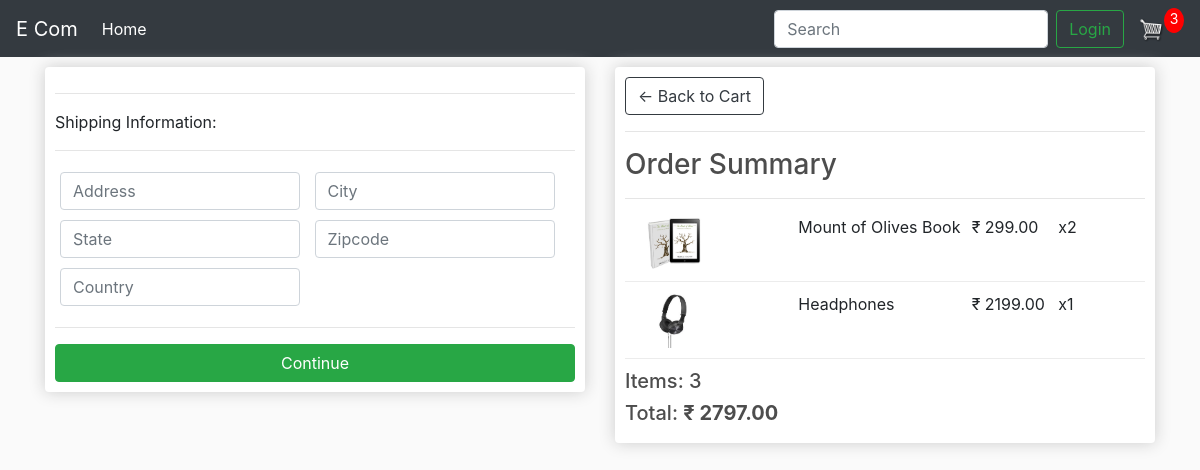
/checkout/ (signed in), run on an earlier commit of the app's database.
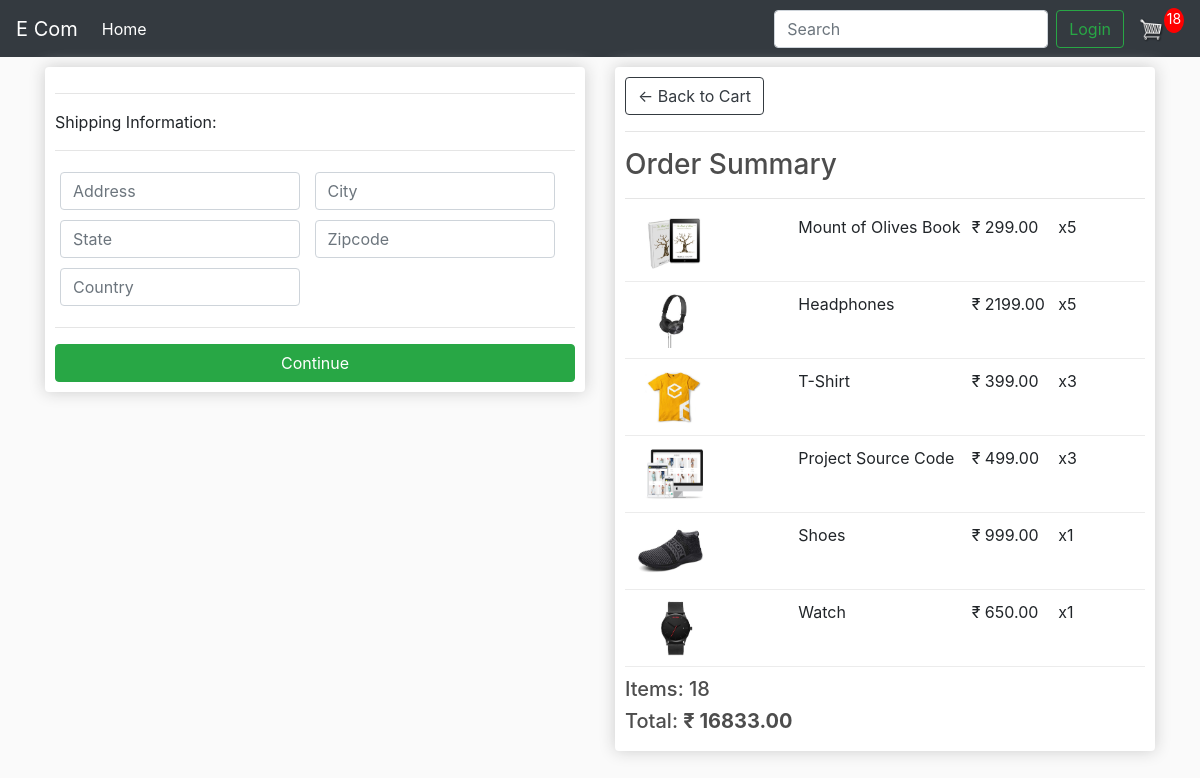
And on a later commit of the database.
### store/models.py (models this page shows, shortened)
class OrderItem(models.Model):
    product = models.ForeignKey(Product, on_delete=models.SET_NULL, null=True)
    order = models.ForeignKey(Order, on_delete=models.SET_NULL, null=True)
    quantity = models.IntegerField(default=0, null=True, blank=True)
    date_added = models.DateTimeField(auto_now_add=True)
    @property
    def get_total(self):
        total = self.product.price * self.quantity
        return total

class Product(models.Model):
    name = models.CharField(max_length=255)
    price = models.FloatField()
    digital = models.BooleanField(default=False, null=True, blank=True)
    image = models.ImageField(null=True, blank=True)
    @property
    def imageURL(self):
        try:
            url = self.image.url
        except:
            url = '/media/placeholder.png'
        return url

class Order(models.Model):
    customer = models.ForeignKey(Customer, on_delete=models.SET_NULL, null=True, blank=True)
    date_ordered = models.DateTimeField(auto_now_add=True)
    complete = models.BooleanField(default=False, null=True, blank=True)
    transaction_id = models.CharField(max_length=100, null=True)
    @property
    def shipping(self):
        shipping = False
        orderitems = self.orderitem_set.all()
        for i in orderitems:
            if i.product.digital == False:
                shipping = True
        return shipping
    @property
    def get_cart_total(self):
        orderitems = self.orderitem_set.all()
        total = sum([item.get_total for item in orderitems])
        return total
    @property
    def get_cart_items(self):
        orderitems = self.orderitem_set.all()
        total = sum([item.quantity for item in orderitems])
        return total

### store/views.py (the view)
# urls.py: path('checkout/', views.checkout, name='checkout'),
def checkout(request):
    if request.user.is_authenticated:
        customer = request.user.customer
        order, created = Order.objects.get_or_create(customer=customer, complete=False)
        items = order.orderitem_set.all()
        cartItems = order.get_cart_items
    else:
        order = {'get_cart_total':0, 'get_cart_items':0}
        items = []
        cartItems = order['get_cart_items']
    context = {'items':items, 'order':order, 'cartItems':cartItems, 'shipping':False}
    return render(request, 'store/checkout.html', context)

### templates/store/checkout.html (shortened to what this page needs)
{% extends 'base.html' %}
{% load static %}
{% block content %}
<div class="row">
    <div class="col-lg-6">
        <div class="box-element" id="form-wrapper">
            <form action="#" id="form">
                <div id="shipping-info">
                    <hr>
                    <p>Shipping Information:</p>
                    <hr>
                    <div class="form-field">
                        <input
                            type="text"
                            name="address"
                            class="form-control"
                            placeholder="Address"
                        >
                    </div>
                    <div class="form-field">
                        <input
                            type="text"
                            name="city"
                            class="form-control"
                            placeholder="City"
                        >
                    </div>
                    <div class="form-field">
                        <input
                            type="text"
                            name="state"
                            class="form-control"
                            placeholder="State"
                        >
                    </div>
                    <div class="form-field">
                        <input
                            type="text"
                            name="zipcode"
                            class="form-control"
                            placeholder="Zipcode"
                        >
                    </div>
                    <div class="form-field">
                        <input
                            type="text"
                            name="country"
                            class="form-control"
                            placeholder="Country"
                        >
                    </div>
                </div>
                <hr>
                <input
                    id="form-button"
                    class="btn btn-success btn-block"
                    type="submit"
                    value="Continue"
                >
            </form>
        </div>
        <br>
    </div>
    <div class="col-lg-6">
        <div class="box-element">
            <a href="{% url 'cart' %}" class="btn btn-outline-dark">&#x2190; Back to Cart</a>
            <hr>
            <h3>Order Summary</h3>
            <hr>
            {% for item in items %}
            <div class="cart-row">
                <div style="flex: 2;">
                    <img src="{{item.product.imageURL}}" alt="" class="row-image">
                </div>
                <div style="flex: 2;">{{item.product.name}}</div>
                <div style="flex: 1;">&#x20B9; {{item.product.price|floatformat:2}}</div>
                <div style="flex: 1;">x{{item.quantity}}</div>
            </div>
            {% endfor %}
            <h5>Items: {{order.get_cart_items}}</h5>
            <h5>
                Total:
                <strong>&#x20B9; {{order.get_cart_total|floatformat:2}}</strong>
            </h5>
        </div>
    </div>
</div>
{% endblock content %}

What changed in the data, as far as the page shows it:
changed OrderItem "Mount of Olives Book": quantity "2" → "5"
changed OrderItem "Headphones": quantity "1" → "5"
added OrderItem: product.imageURL (picture), product.name "T-Shirt", product.price "399.00", quantity "3"
added OrderItem: product.imageURL (picture), product.name "Project Source Code", product.price "499.00", quantity "3"
added OrderItem: product.imageURL (picture), product.name "Shoes", product.price "999.00", quantity "1"
added OrderItem: product.imageURL (picture), product.name "Watch", product.price "650.00", quantity "1"
changed through a linked row, Order: get_cart_items "3" → "18"; get_cart_total "2797.00" → "16833.00"
Also different on the page:
{{ cartItems }}: "3" → "18"
